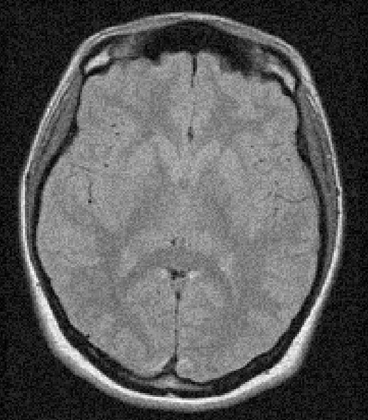
%> input picture Task5_Frequency_Filtering/brain_CT_noisy.bmp, 368 x 420 px, shrunk from 560 x 640 before the run
$ octave --eval "Lab5_Exponential_filters;"   (GNU Octave 9; MATLAB toolbox functions it lacks are replaced by stand-ins)
%> lines starting %> are read from the running program, lines starting %| are printed output that depends on the picture
### Task5_Frequency_Filtering/loadImage.m
function [im]=loadImage(imName)
if(imName(end-1:end) == 'cm')
    im = dicomread(imName);
else
    im = imread(imName);
end
if (size(im,3)>1)
    im=rgb2gray(im);
else
    im=im;
end
%---------

### Task5_Frequency_Filtering/imNormalize.m
function  [B]=imNormalize(A,tones)
mn=min(A(:));mx=max(A(:));
B=(tones-1)*(A-mn)/(mx-mn);

### Task5_Frequency_Filtering/Exponential.m
function [fh]=Exponential(N,ndegree,fco,lowhigh,trans)
% N=12;trans=0;lowhigh=1;
 d=trans;
if(rem(N,2)==0)
    L=round(N/2+1);
    M=round((N/2)+2);
else
    L=round(N/2);
    M=round((N/2)+1);
end
switch lowhigh
    case 1
        for k=0:L-1
            fh(k+1)= exp(-(log(2)*(k/fco))^ndegree);
        end
    case 2
        for k=0:L-1
            fh(k+1)=exp(-(log(2)*(fco/k))^ndegree);
        end
        for k=0:L-1
            if (k<(N/2-trans))
                fh(k+1) = fh(k+1+trans);
            end
            if (k>=(N/2-trans))
                fh(k+1) = fh(round(N/2));
            end

        end
    case 3%BandReject
        d=trans;
        fh=zeros(850);
        for k=0:L-1
%             fh(k+1)=1.0/(1.0+0.414*( fco/(k-d+0.0001))^(2*ndegree) );
            fh(k+1)=exp(-(log(2)*(fco/(k-d)))^ndegree);
        end
    case 4%Band Pass
        d=trans;
        for k=0:L-1
%              fh(k+1)= 1 - exp(-(0.347*log(2)*(fco/(k-d)))^ndegree);
            fh(k+1)= exp(-(log(2)*((k-d)/fco))^ndegree);
        end
end
for k=M-1:N-1
    fh(k+1) = fh(N+1-k);
end %//i.e. mirror N/2..N-1
fh=fh./max(fh);


### Task5_Frequency_Filtering/from1dTo2dFilter.m
function [FH]=from1dTo2dFilter(A,fh)
y=size(A,1);x=size(A,2);
N=length(fh);
z=1:length(fh);
mx=0;
FH=zeros(y,x);
for k=1:y
    for m=1:x
        K=y/2-k+1;
        M=x/2-m+1;
        ir = round(( K^2 +M^2 )^0.5);
        FH(k,m)=fh(ir+1);
    end
end

### Task5_Frequency_Filtering/filterImage.m
function [y]=filterImage(A,FH)
FA=fft2(A);
FY=(FA).*fftshift(FH);
y=(real(ifft2(FY)));

### Task5_Frequency_Filtering/APLO_PARA8YRO.m
function [im1]=APLO_PARA8YRO(im,WW,WC,image_depth,tones)
N=size(im,1);
M=size(im,2);
Vb=(2.0*WC+WW)/2.0;
if(Vb>image_depth)
    Vb=image_depth;
end
Va=Vb-WW;
if(Va<0)
    Va=0;
end
for i=1:N
    for j=1:M
        Vm=im(i,j);
        if (Vm<Va), t=0; end
        if (Vm>Vb), t=tones-1;end

        if ( Vm>=Va && Vm<=Vb)
            t=((tones-1)*(Vm-Va))/(Vb-Va);
        end
        im1(i,j)=round(t);
    end
end

### Task5_Frequency_Filtering/Lab5_Exponential_filters.m
function []=Lab5_Exponential_filters()
clc;close all;
format short g
% A=loadImage('AA1a.bmp');
A=loadImage('brain_CT_noisy.bmp');
%> in loadImage, im is the input picture: size 420x368x3 uint8; mean R, G, B 91.2, 91.2, 91.2
A=double(A);
[A]=imNormalize(A,256);
%> in imNormalize, `mn=min(A(:))`: mn = 0
%> in imNormalize, `mx=max(A(:))`: mx = 255
M=size(A,1);
%> M = 420
N=size(A,2);
%> N = 368
Flength=round(sqrt(M^2+N^2))
%> Flength = 558
type=2;%1:LP,2:HP,3:BR,4:BP

switch type
    case 1
        lowhigh=1;fco=round(Flength*0.1)
        ndegree=2;trans=round(N/5);
        sText=' Exponential LP filter';
        WC=140;WW=200;
    case 2
        %με το ndegree αλλάζει η κλίση
        lowhigh=2;fco=round(Flength*0.05);ndegree=1.75;
%> after `fco=round(Flength*0.05)`: fco = 28
        %ανοιγεί η συνάρτηση μe το trans
        trans=round(Flength*0.005);
%> trans = 3
        sText=' Exponential HP filter';
        WC=130;WW=200;
    case 3

        lowhigh=3;
        fco=round(M*0.1)
        ndegree=2;
        noise=round(N*0.2)
        trans=noise;
%         w=10;
        sText=' Exponential BR filter';
        WC=140;WW=200;
    case 4
        lowhigh=4;
        fco=round(Flength*0.05);
%         w=10;
        ndegree=2;
        trans=round(Flength*0.1);
        sText=' Exponential BP filter';
        WC=180;WW=200;
end

[fh] = Exponential(Flength,ndegree,fco,lowhigh,trans);


%SXEDIASMOS DIDIASTATOY FILTROY KAI FILTRARISMA EIKONAS A

[FH]=from1dTo2dFilter(A,fh);
%> after the loop in from1dTo2dFilter, `for k=1:y`:
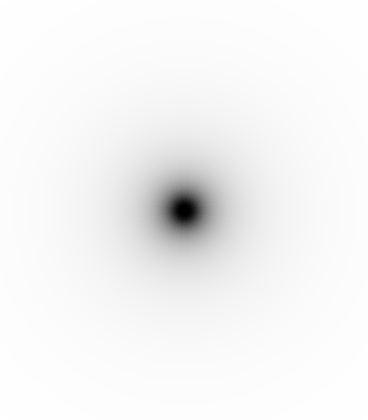
%> FH: size 420x368 double; min 4.05e-12, max 1, mean 0.96
[B]=filterImage(A,FH);
%> in filterImage, `y=(real(ifft2(FY)));`:
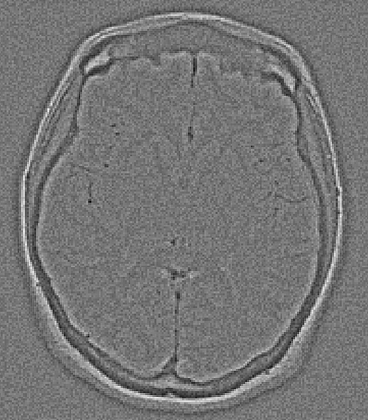
%> y: size 420x368 double; min -99.28, max 115.4, mean 0; drawn with min black and max white
[B]=imNormalize(B,256);
%APEIKONISH APOTELESMATAWN
[B]=APLO_PARA8YRO(B,WW,WC,255,256);
%> after the loop in APLO_PARA8YRO, `for i=1:N`: t = 98.33
figure('units','normalized','outerposition',[0.25 0.25 0.5 0.7])
subplot(2,2,1);imshow(uint8(A),[]);title('ARXIKH EIKONA');
subplot(2,2,2);imshow(uint8(B),[]);title('FILTRARISMENH EIKONA');
%> `Lab5_Exponential_filters;`:
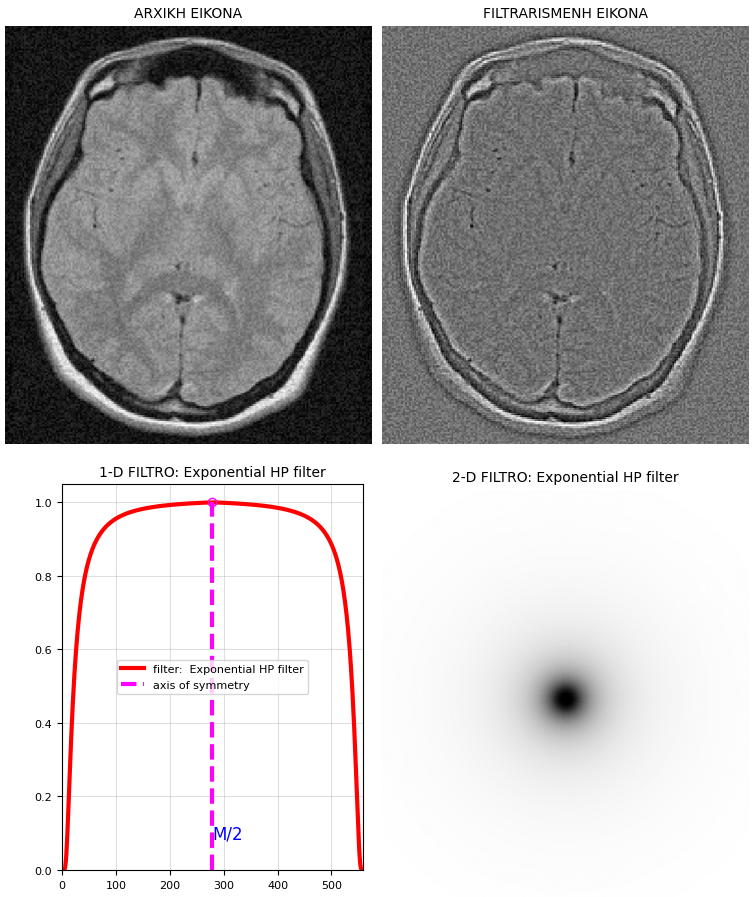
%> figure redrawn from the program's plot data, 4 panels

%APEIKONISH FILTPOY SE 1-DIASTASH
subplot(2,2,3);plot(fh,'color','red','linewidth',3);hold on;

stem(Flength/2,1 ,'m','linewidth',3, 'linestyle','--');
title(['1-D FILTRO' ':' sText]);grid on;
text(Flength/2,0.1,'M/2','color','b','fontsize',12);
axis([0 Flength 0 1.05]);
s=['filter: ' sText];
legend(s, 'axis of symmetry','location','northoutside')

%APEIKONISH 2-DIASTATOY FASMATOS FILTROY
subplot(2,2,4);imshow(FH);
title(['2-D FILTRO' ':' sText]);


% [114 lines of commented-out code are left out]

$ run again, with Task5_Frequency_Filtering/AA1a.bmp copied over Task5_Frequency_Filtering/brain_CT_noisy.bmp
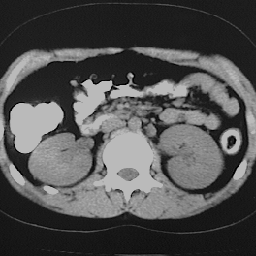
%> input picture Task5_Frequency_Filtering/AA1a.bmp, 256 x 256 px
%> in loadImage, im is the input picture: size 256x256 uint8; min 1, max 186, mean 80
%> mn = 1
%> mx = 186
%> in filterImage, `y=(real(ifft2(FY)));`:
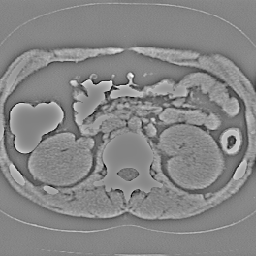
%> y: size 256x256 double; min -172.8, max 156.8, mean 0; drawn with min black and max white
%> after the loop in APLO_PARA8YRO, `for i=1:N`: t = 127
%> `Lab5_Exponential_filters;`:
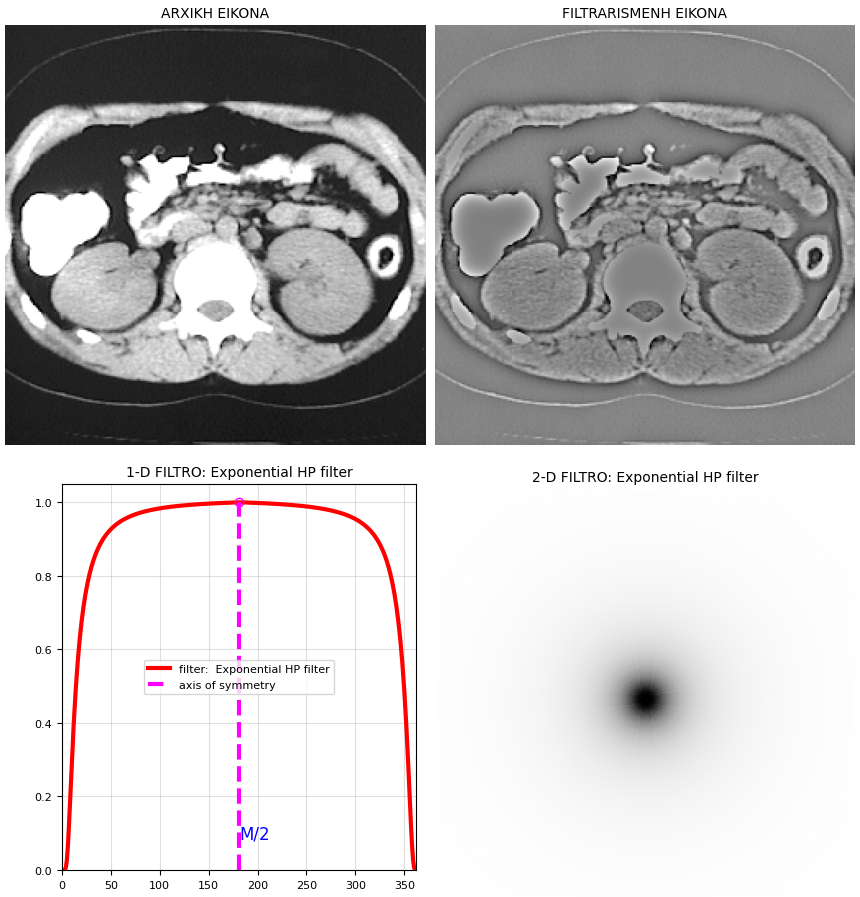
%> figure redrawn from the program's plot data, 4 panels

$ run again, with Task5_Frequency_Filtering/Pelvis.bmp copied over Task5_Frequency_Filtering/brain_CT_noisy.bmp
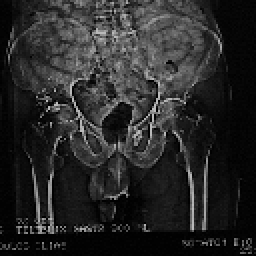
%> input picture Task5_Frequency_Filtering/Pelvis.bmp, 128 x 128 px (shown 2 times larger)
%> in loadImage, im is the input picture: size 128x128 uint8; min 1, max 186, mean 40
%> mn = 1
%> mx = 186
%> after the loop in APLO_PARA8YRO, `for i=1:N`:
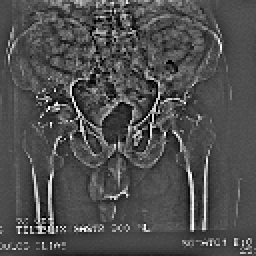
%> im1: size 128x128 double (shown 2 times larger); min 0, max 255, mean 78.2
%> after the loop in APLO_PARA8YRO, `for i=1:N`: t = 62.86
%> `Lab5_Exponential_filters;`:
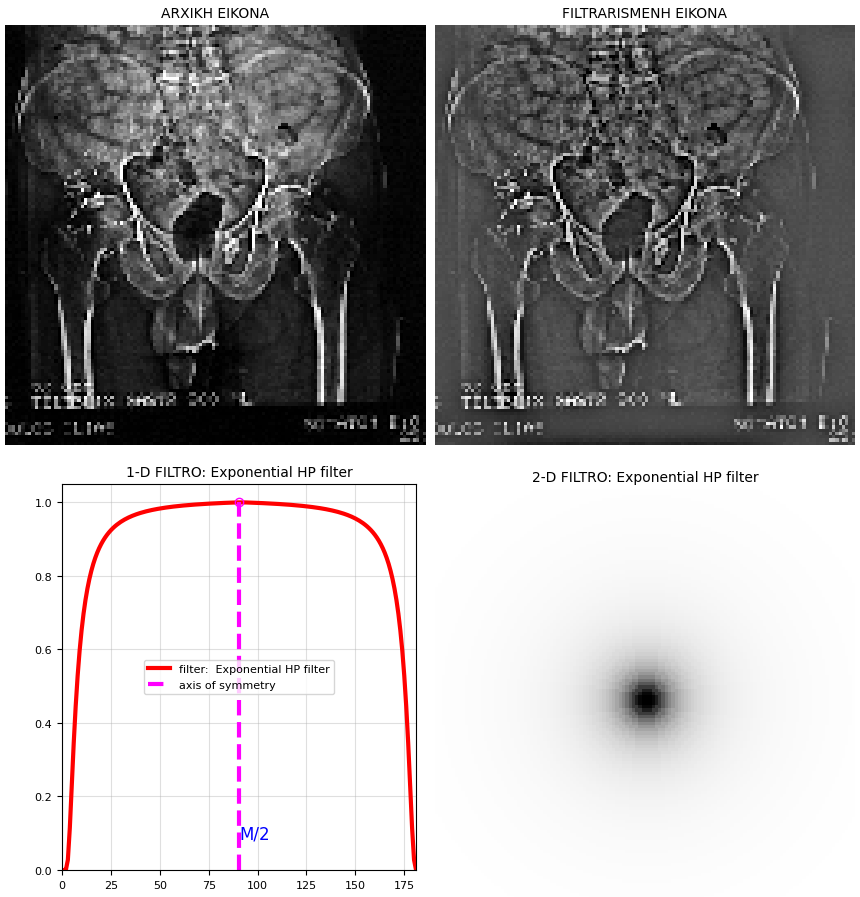
%> figure redrawn from the program's plot data, 4 panels
